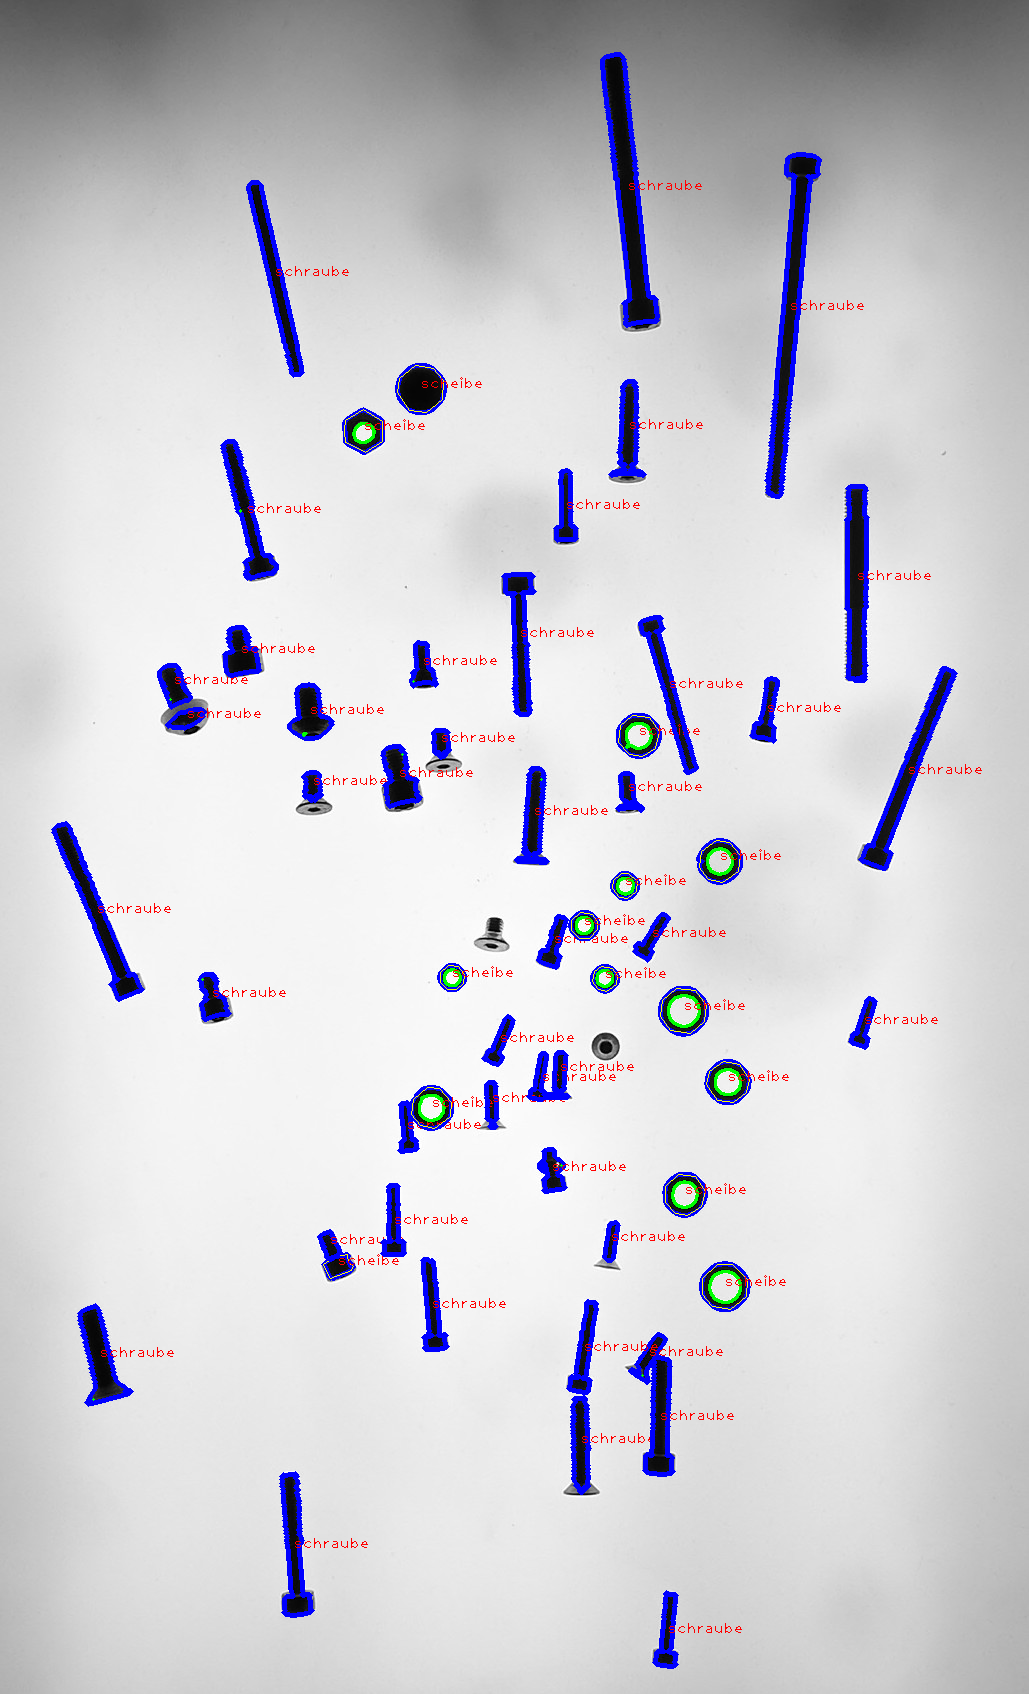

Write Python code to recreate this figure.
#!/usr/bin/env python2

import cv2 as cv
import numpy as np
from numpy.linalg import eig
import math
import os
from matplotlib import pyplot as plt


def angle_from_moments(moms):
    return math.atan(moms["mu11"] / (moms["mu20"] - moms["mu02"])) - math.pi/2


def inertia_from_moments(moms):
    denominator = math.sqrt(
        pow(2 * moms["mu11"], 2) + pow(moms["mu20"] - moms["mu02"], 2))
    eps = 1e-2
    if (denominator > eps):
        cosmin = (moms["mu20"] - moms["mu02"]) / denominator
        sinmin = 2 * moms["mu11"] / denominator
        cosmax = -cosmin
        sinmax = -sinmin

        imin = 0.5 * (moms["mu20"] + moms["mu02"]) - 0.5 * \
            (moms["mu20"] - moms["mu02"]) * cosmin - moms["mu11"] * sinmin
        imax = 0.5 * (moms["mu20"] + moms["mu02"]) - 0.5 * \
            (moms["mu20"] - moms["mu02"]) * cosmax - moms["mu11"] * sinmax
        return imin / imax
    else:
        return 1


def write_to_image(im, center, text):
    cv.putText(im,
               text,
               (int(center[0]), int(center[1])),
               cv.FONT_HERSHEY_PLAIN,
               1,
               (0, 0, 255),
               1
               )


# Read image
image_file = os.path.join(os.path.dirname(__file__), "../asset/Realbild2.jpg")
im_bw = cv.imread(image_file, cv.IMREAD_GRAYSCALE)
threshold = 200
minArea = 300
minHoleArea = 10

# make binary image
_retval, bin = cv.threshold(im_bw, threshold, 255, cv.THRESH_BINARY)
# plt.imshow(bin, 'gray')
# plt.show()

# _hierarchy: (next,previus,child,parent)
contours, hierarchy = cv.findContours(
    bin, cv.RETR_TREE, cv.CHAIN_APPROX_TC89_L1)
print("{} Konturen gefunden".format(len(contours)))

# make bgr image for drawing on it
im = cv.cvtColor(im_bw, cv.COLOR_GRAY2BGR)

for idx, cnt in enumerate(contours):
    if idx == 0:
        # skip the surrounding rect
        continue
    # is direct child of surrounding rect
    if hierarchy[0][idx][3] != 124:
        continue
    hole_index = hierarchy[0][idx][2]
    has_hole = hole_index != -1
    has_hole = has_hole and cv.moments(contours[hole_index])[
        "m00"] > minHoleArea
    length = cv.arcLength(cnt, True)
    moms = cv.moments(cnt)
    area = moms["m00"]
    if area < minArea:
        continue
    center = (moms["m10"] / area, moms["m01"] / area)
    circularity = 4 * math.pi * area / (length * length)
    inertia = inertia_from_moments(moms)
    hull = cv.convexHull(cnt)
    hullArea = cv.contourArea(hull)
    if hullArea > 1:
        convexity = area / hullArea
    else:
        convexity = 0
    cv.drawContours(im, contours, idx, (255, 0, 0), 4)
    if has_hole:
        cv.drawContours(im, contours, hole_index, (0, 255, 0), 2)
    # print(area)
    # print(circularity)
    # print(inertia)
    # print(convexity)
    # print(has_hole)
    if convexity < 0.98:
        type = "schraube"
        angle = angle_from_moments(moms)
        p0 = (int(center[0]), int(center[1]))
        p1 = (int(center[0] + math.cos(-angle)*10),
              int(center[1] - math.sin(-angle)*10))
        cv.line(im, p0, p1, (0, 255, 0))
    else:
        if not has_hole:
            continue
        poly = cv.approxPolyDP(cnt, 0.1 * math.sqrt(area), True)
        points = np.array([[p[0] for p in poly]])
        cv.polylines(im, points, True, (0, 255, 255))
        if len(poly) == 6:
            type = "mutter"

        else:
            type = "scheibe"
    write_to_image(im, center, type)
    #write_to_image(im, [center[0], center[1]+10], str(convexity))
   # write_to_image(im, [center[0], center[1]+10], str(convexity))


cv.imwrite("test.png", im)
os.system("test.png")
